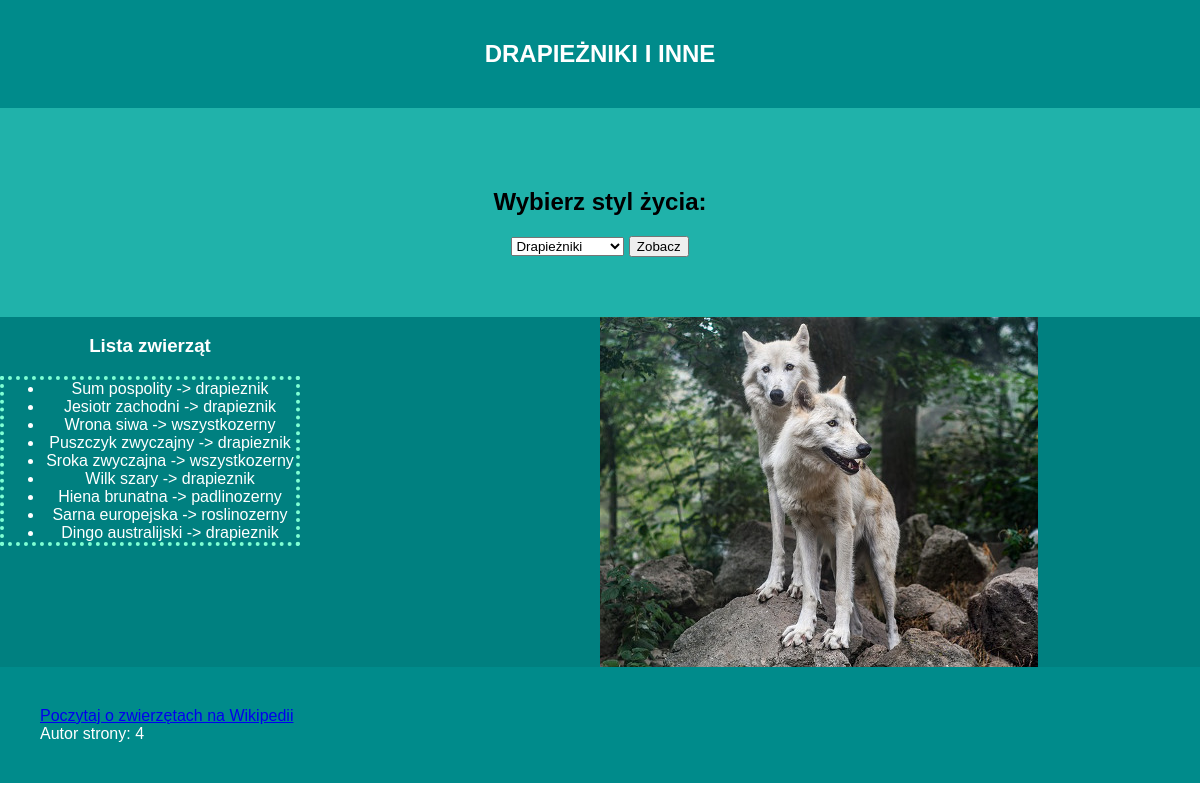
Screenshot of /2021_11_26/index.php with the database file from the repository.
### tables this page shows
CREATE TABLE `zwierzeta` (
  `id` int(10) UNSIGNED NOT NULL,
  `Gromady_id` int(10) UNSIGNED NOT NULL,
  `Odzywianie_id` int(10) UNSIGNED NOT NULL,
  `gatunek` text,
  `wystepowanie` text,
  `czy_zagrozony` tinyint(1) DEFAULT NULL,
  `obraz` text NOT NULL
);

CREATE TABLE `odzywianie` (
  `id` int(10) UNSIGNED NOT NULL,
  `rodzaj` text,
  `informacja` text NOT NULL
);

### 2021_11_26/skrypty.php (the view, shortened to what this page needs)
<?php
function skr1()
{
    $sql = "SELECT `zwierzeta`.`gatunek`, `odzywianie`.`rodzaj`
            FROM `zwierzeta`
                JOIN `odzywianie`
                    ON `zwierzeta`.`Odzywianie_id` = `odzywianie`.`id`";
    $result = $GLOBALS['connection']->query($sql);
    $outp = "<ul>";
    foreach ($result as $row)
    {
        $outp .= "<li>$row[gatunek] -> $row[rodzaj]</li>";
    }
    $outp .= "</ul>";
    echo $outp;
}

### 2021_11_26/style4.css (style rules this page uses)
* { font-family: Helvetica; }
body { margin: 0; }
ul { border: 4px dotted rgb(127, 255, 212); }

### rows the page displays
zwierzeta: gatunek "Sum pospolity", Odzywianie.rodzaj "drapieznik"
zwierzeta: gatunek "Jesiotr zachodni", Odzywianie.rodzaj "drapieznik"
zwierzeta: gatunek "Wrona siwa", Odzywianie.rodzaj "wszystkozerny"
zwierzeta: gatunek "Puszczyk zwyczajny", Odzywianie.rodzaj "drapieznik"
zwierzeta: gatunek "Sroka zwyczajna", Odzywianie.rodzaj "wszystkozerny"
zwierzeta: gatunek "Wilk szary", Odzywianie.rodzaj "drapieznik"
zwierzeta: gatunek "Hiena brunatna", Odzywianie.rodzaj "padlinozerny"
zwierzeta: gatunek "Sarna europejska", Odzywianie.rodzaj "roslinozerny"
zwierzeta: gatunek "Dingo australijski", Odzywianie.rodzaj "drapieznik"
